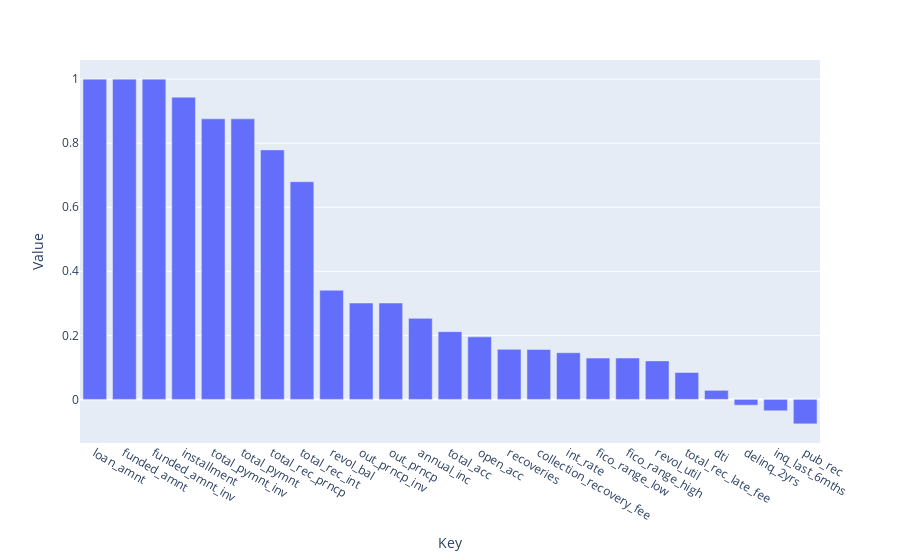

The notebook cell saved with this chart:
### Markdown cell above
### Phase 2

### Code cell
ds2a = accepted_ds[['id',  'loan_amnt', 'funded_amnt', 'funded_amnt_inv',
       'term', 'int_rate', 'installment', 'grade', 'sub_grade', 
        'home_ownership', 'annual_inc', 'verification_status',
       'issue_d', 'loan_status', 'pymnt_plan', 'url', 'purpose',
       'title', 'zip_code', 'addr_state', 'dti', 'delinq_2yrs',
       'earliest_cr_line', 'fico_range_low', 'fico_range_high',
       'inq_last_6mths',  'open_acc', 'pub_rec', 'revol_bal', 'revol_util', 'total_acc',
       'total_pymnt_inv', 'total_rec_prncp', 'total_rec_int',
       'total_rec_late_fee', 'recoveries', 'collection_recovery_fee',]]

ds2a.isna().sum()
# filling in title col
ds2a["title"] = ds2a["title"].fillna("")
# filling in revol_util col
ds2a["revol_util"] = ds2a["revol_util"].fillna(round(ds2a["revol_util"].mean(),1))
ds2a_float_cols = ds2a.select_dtypes(include=['float'])
ds2a_float_cols["loan_amnt"].corr(ds2a_float_cols["int_rate"],method="pearson")
(ds2a_float_cols["loan_amnt"] - ds2a_float_cols["funded_amnt"]).max()
# All loans in the dataset are 100% funded
correlations = {}
for i,col_name in enumerate(ds2a_float_cols.columns):
    corr = ds2a_float_cols["loan_amnt"].corr(ds2a_float_cols[col_name],method="pearson")
    correlations[col_name] = corr
    print(i)
fig = px.bar(correlations_df,x="Key",y="Value")
fig.show()

### Figure 1 — Plotly figure (JSON) as saved in the notebook; plotly's stock layout.template omitted (floating-point values rounded to 4 significant figures)
{"data": [{"hovertemplate": "Key=%{x}<br>Value=%{y}<extra></extra>", "legendgroup": "", "marker": {"color": "#636efa", "pattern": {"shape": ""}}, "name": "", "orientation": "v", "showlegend": false, "textposition": "auto", "type": "bar", "x": ["loan_amnt", "funded_amnt", "funded_amnt_inv", "installment", "total_pymnt_inv", "total_pymnt", "total_rec_prncp", "total_rec_int", "revol_bal", "out_prncp_inv", "out_prncp", "annual_inc", "total_acc", "open_acc", "recoveries", "collection_recovery_fee", "int_rate", "fico_range_low", "fico_range_high", "revol_util", "total_rec_late_fee", "dti", "delinq_2yrs", "inq_last_6mths", "pub_rec"], "xaxis": "x", "y": [1.0, 1.0, 1.0, 0.9438, 0.876, 0.876, 0.7791, 0.6798, 0.3408, 0.3009, 0.3009, 0.2531, 0.2114, 0.1953, 0.1563, 0.1558, 0.1457, 0.1291, 0.1291, 0.1202, 0.0839, 0.02824, -0.01818, -0.03562, -0.07643], "yaxis": "y"}], "layout": {"barmode": "relative", "legend": {"tracegroupgap": 0}, "margin": {"t": 60}, "xaxis": {"anchor": "y", "domain": [0, 1], "title": {"text": "Key"}}, "yaxis": {"anchor": "x", "domain": [0, 1], "title": {"text": "Value"}}}}
